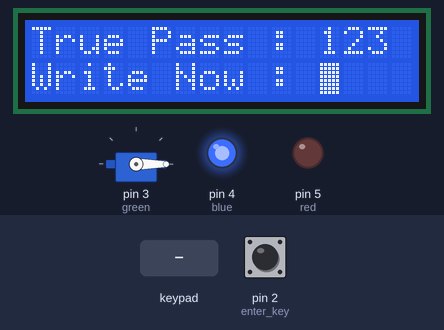
Recording of a sketch running on a simulated Arduino Uno, built with avr-gcc and run on an emulated ATmega328P. Parts: 16×2 character LCD, servo, output pins drawn as LEDs (lit = HIGH). The inputs (shaded band) are chosen by the test bench; at power-on: pin 2 (enter_key) LOW. Pins used as bus, display or sensor lines are not drawn.

Above: at 1.3 s.
1.4 s: key 'A' pressed
At 2.6 s:
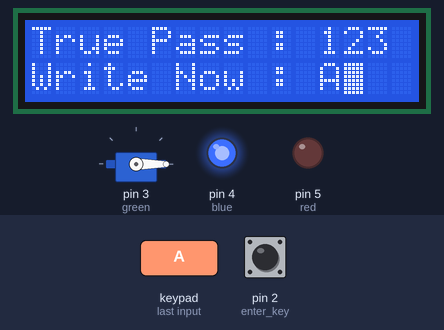
2.9 s: key 'B' pressed
At 4.1 s:
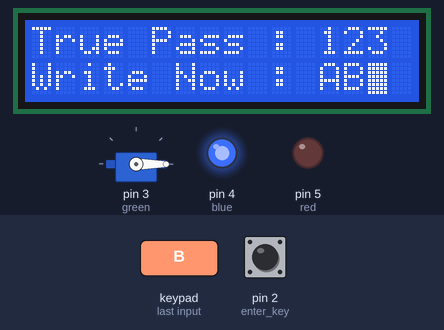
4.4 s: key 'C' pressed
At 5.1 s:
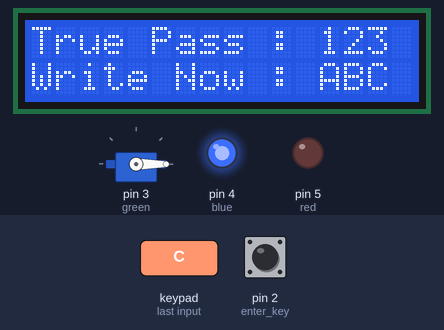
5.9 s: pin 2 (enter_key) pulled HIGH for 0.15 s
At 6.3 s:
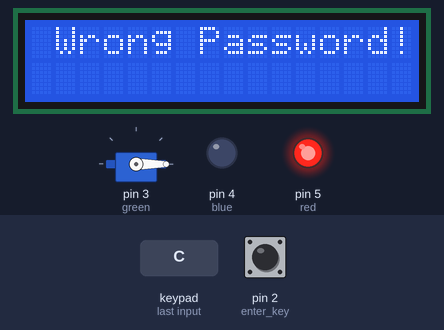
8.2 s: key '*' pressed
At 9.3 s:
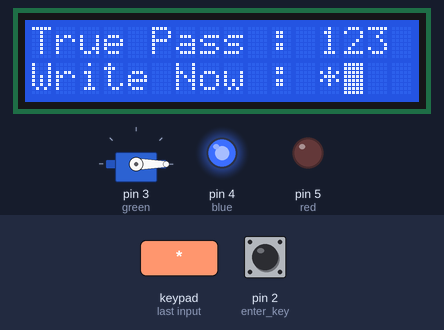
9.7 s: key '#' pressed
At 10.2 s:
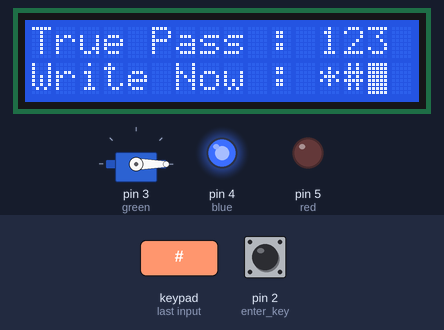
Timing chart, 0 to 12.2 s (numbered marks = the images above; inputs shaded):
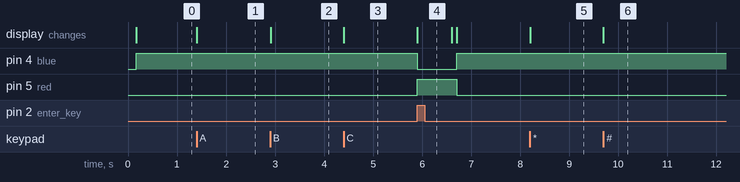

The sketch:

Interface.ino
```cpp
#include <LiquidCrystal.h>
#include <Keypad.h>
#include <Servo.h>
#include <Wire.h>

// Define size
const byte ROWS = 4;
const byte COLS = 4;
volatile int red = 5;
volatile int green = 3;
volatile int blue = 4;
Servo myServo;
volatile bool sendOpen = false;
volatile bool enterPressedFlag = false;  // flag instead of direct ISR call
char comm= 0;

// Keymap
char keys[ROWS][COLS] = {
  {'1','2','3','A'},
  {'4','5','6','B'},
  {'7','8','9','C'},
  {'*','0','#','D'}
};

// Connect row pins to (13,6)+ A0–A1
byte rowPins[ROWS] = {13, 6, A0, A1};
// Connect col pins to A2-A3 + (1,0)
byte colPins[COLS] = {A2, A3, 1, 0};

// Create Keypad object
Keypad keypad = Keypad(makeKeymap(keys), rowPins, colPins, ROWS, COLS);
LiquidCrystal lcd_1(12, 11, 10, 9, 8, 7);
char input[4];
int enter_key = 2;

// To Stop Writing After 3 Chars In Password
bool locked[3] = {0};  // 3 places 12,13,14
int start_col_writing = 12;

void lockCell(int col) {
  locked[col - 12] = true;
}

bool safePrint(int col, char c) {
  if (!locked[col - 12]) {
    lcd_1.setCursor(col, 1);
    lcd_1.print(c);
    return true;
  }
  return false;
}

// draw the start of the LCD
void draw_lcd() {
  lcd_1.clear();
  delay(100);
  lcd_1.print("True Pass : 123");
  lcd_1.setCursor(0, 1);
  lcd_1.print("Write Now : ");
  lcd_1.setCursor(12, 1);
  lcd_1.blink();
  for (int i = 0; i < 3; i++) {
    locked[i] = false;
  }
  digitalWrite(green, HIGH);
  digitalWrite(red, LOW);
  digitalWrite(blue, HIGH);
}

void setup() {
  Wire.begin(0x30);
  Wire.onReceive(receiveEvent);
  lcd_1.begin(16, 2); // Set up the number of columns and rows on the LCD.
  pinMode(enter_key, INPUT);
  attachInterrupt(digitalPinToInterrupt(enter_key), [](){ enterPressedFlag = true; }, RISING);  // safe ISR
  draw_lcd();
  pinMode(green, OUTPUT);
  pinMode(red, OUTPUT);
  pinMode(blue, OUTPUT);
  input[3] = '\0';
  myServo.attach(green); // keep your original logic
  myServo.write(0);
}

void loop() {
   if (sendOpen) {
    sendOpen = false;  // reset flag
    Wire.beginTransmission(0x27);
    Wire.write('o');
    Wire.endTransmission();
   }
   if (comm == 'c') {
    draw_lcd();
    start_col_writing = 12;
    comm = 0;   // reset after handling
  }
  for (int i = 0; i < 3; i++) {
    if (start_col_writing < 15) {
      char key = keypad.waitForKey();
      safePrint(start_col_writing, key);
      lockCell(start_col_writing);
      start_col_writing++;
      input[i] = key;
      input[i+1] = '\0'; // ensure null-termination
    }
  }
  lcd_1.noBlink();

  // Handle enter safely outside ISR
  if (enterPressedFlag) {
    enterPressedFlag = false;
    if (strcmp(input, "123") == 0) {
      lcd_1.clear();
      lcd_1.setCursor(1, 0);
      lcd_1.print("True Password!");
      lcd_1.noBlink();
      digitalWrite(green, HIGH);
      digitalWrite(red, LOW);
      digitalWrite(blue, LOW);
      myServo.write(90);
      sendOpen = true;
    } else {
      lcd_1.clear();
      lcd_1.setCursor(1, 0);
      lcd_1.print("Wrong Password!");
      digitalWrite(green, LOW);
      digitalWrite(red, HIGH);
      digitalWrite(blue, LOW);
      delay(700); // shorter feedback delay
      start_col_writing = 12;
      draw_lcd();
    }
  }
}
void receiveEvent(int bytes) {
  while (Wire.available()) {
    comm = Wire.read(); // save last received byte
  }
}
```

Measured:
- after the input at 1.4 s, the display: changes at once (image 1)
- after the input at 2.9 s, the display: changes at once (image 2)
- after the input at 4.4 s, the display: changes at once (image 3)
- after the input at 5.9 s, pin 4 (blue): HIGH → LOW at once, → HIGH 0.81 s later; pin 5 (red): LOW → HIGH at once, → LOW 0.81 s later; the display: changes at once (image 4)
- after the input at 8.2 s, the display: changes at once (image 5)
- after the input at 9.7 s, the display: changes at once (image 6)
